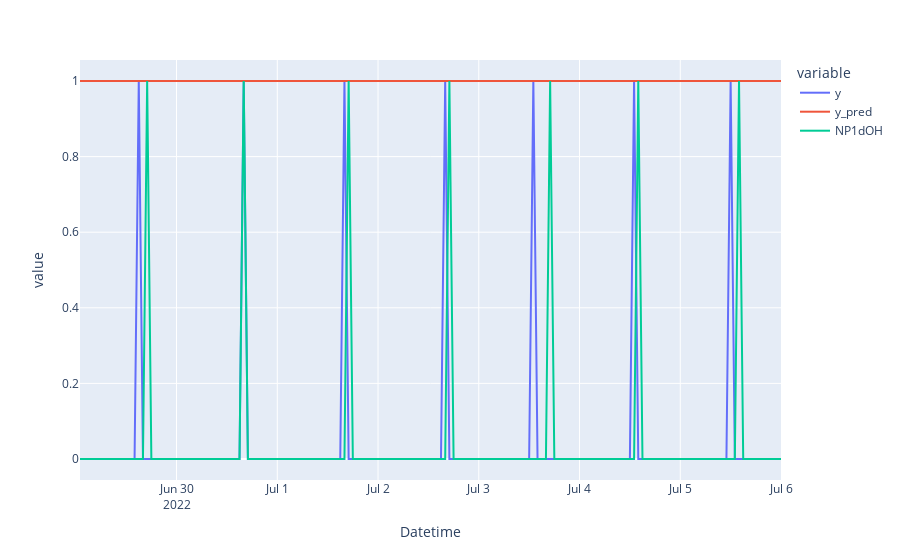

The notebook cell this image was saved under:
### Code cell
model.load_weights(path_checkpoint)
y_valid_pred = model.predict(X_valid)
df_valid['y_pred'] = y_valid_pred.flatten()
#df_valid['y_pred'] = one_hot_of_peaks(df_valid.y_pred)
#df_valid['y_pred_xform'] = df_valid.y_pred.diff()
df_valid[['y','y_pred','NP1dOH']].head(168).plot()

### Figure 1 — Plotly figure (JSON) as saved in the notebook; plotly's stock layout.template omitted (floating-point values rounded to 4 significant figures; data arrays with more than 128 entries replaced by an {"elided": "..."} marker saying what was removed)
{"data": [{"hovertemplate": "variable=y<br>Datetime=%{x}<br>value=%{y}<extra></extra>", "legendgroup": "y", "line": {"color": "#636efa", "dash": "solid"}, "marker": {"symbol": "circle"}, "mode": "lines", "name": "y", "orientation": "v", "showlegend": true, "type": "scatter", "x": {"elided": "168 str values"}, "xaxis": "x", "y": {"elided": "168 int values"}, "yaxis": "y"}, {"hovertemplate": "variable=y_pred<br>Datetime=%{x}<br>value=%{y}<extra></extra>", "legendgroup": "y_pred", "line": {"color": "#EF553B", "dash": "solid"}, "marker": {"symbol": "circle"}, "mode": "lines", "name": "y_pred", "orientation": "v", "showlegend": true, "type": "scatter", "x": {"elided": "168 str values"}, "xaxis": "x", "y": {"elided": "168 float values"}, "yaxis": "y"}, {"hovertemplate": "variable=NP1dOH<br>Datetime=%{x}<br>value=%{y}<extra></extra>", "legendgroup": "NP1dOH", "line": {"color": "#00cc96", "dash": "solid"}, "marker": {"symbol": "circle"}, "mode": "lines", "name": "NP1dOH", "orientation": "v", "showlegend": true, "type": "scatter", "x": {"elided": "168 str values"}, "xaxis": "x", "y": {"elided": "168 int values"}, "yaxis": "y"}], "layout": {"legend": {"title": {"text": "variable"}, "tracegroupgap": 0}, "margin": {"t": 60}, "xaxis": {"anchor": "y", "domain": [0, 1], "title": {"text": "Datetime"}}, "yaxis": {"anchor": "x", "domain": [0, 1], "title": {"text": "value"}}}}
